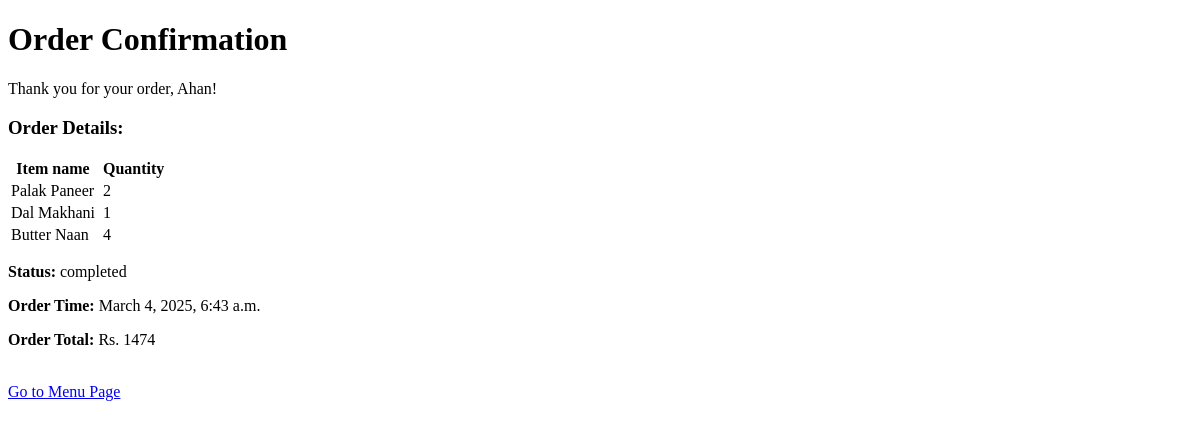
Page /customer/order_confirmation/51/ on the earlier database version.
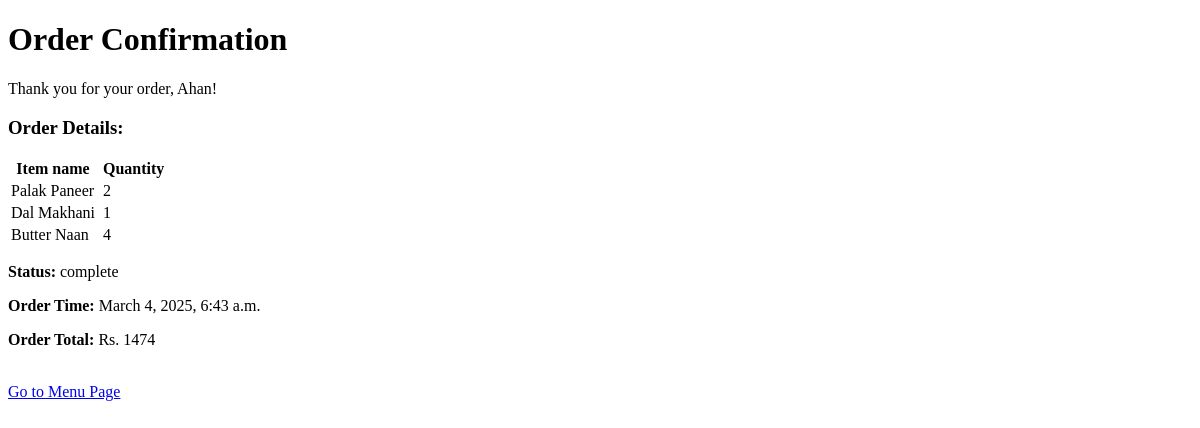
Same page on the later database version.
### customer/models.py (models this page shows, shortened)
class Orders(models.Model):
    order_id = models.AutoField(primary_key=True)
    user = models.ForeignKey(User, on_delete=models.CASCADE, related_name="customer")
    order_details = models.JSONField()
    order_status = models.CharField(
        max_length=20,
        choices=ORDER_STATUS_CHOICES,
        default="pending",
    )
    total_price = models.BigIntegerField(default=0)
    order_time = models.DateTimeField(default=now)

### customer/views.py (the view)
def order_confirmation(request, order_id):
    order = Orders.objects.get(order_id=order_id)
    return render(request, "customer/order_confirmation.html", {"order": order})

### customer/templates/customer/order_confirmation.html (shortened to what this page needs)
<!DOCTYPE html>
<html lang="en">
<head>
</head>
<body>
    <h1>Order Confirmation</h1>
    <p>Thank you for your order, {{ order.user.username }}!</p>
    <h3>Order Details:</h3>
    <table>
        <thead>
            <tr>
                <th>Item name</th>
                <th></th>
                <th>Quantity</th>
            </tr>
        </thead>
        <tbody>
            {% for item in order.order_details %}
            <tr>
                <td>{{ item.item_name }}</td>
                <td></td>
                <td>{{ item.quantity }}</td>
            </tr>
            {% endfor %}
        </tbody>
    </table>
    <p><strong>Status:</strong> {{ order.order_status }}</p>
    <p><strong>Order Time:</strong> {{ order.order_time }}</p>
    <p><strong>Order Total:</strong> Rs. {{ order.total_price }}</p>
    <br>
    <a href="{% url 'customer:view_menu' %}">Go to Menu Page</a>
</body>
</html>

Differences in the rows shown:
changed Orders "Ahan": order_status "completed" → "complete"
